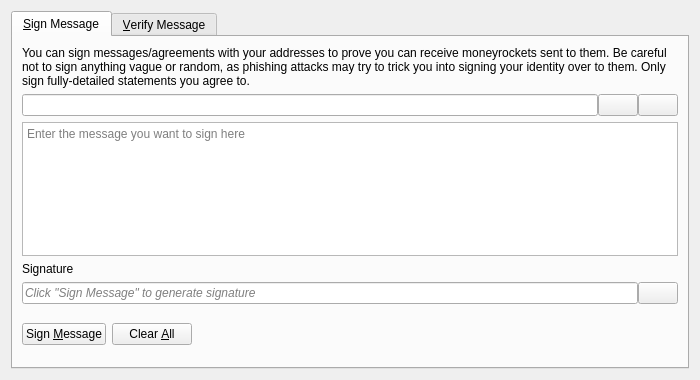
<?xml version="1.0" encoding="UTF-8"?>
<ui version="4.0">
 <class>SignVerifyMessageDialog</class>
 <widget class="QDialog" name="SignVerifyMessageDialog">
  <property name="geometry">
   <rect>
    <x>0</x>
    <y>0</y>
    <width>700</width>
    <height>380</height>
   </rect>
  </property>
  <property name="windowTitle">
   <string>Signatures - Sign / Verify a Message</string>
  </property>
  <property name="modal">
   <bool>true</bool>
  </property>
  <layout class="QVBoxLayout" name="verticalLayout">
   <item>
    <widget class="QTabWidget" name="tabWidget">
     <property name="currentIndex">
      <number>0</number>
     </property>
     <widget class="QWidget" name="tabSignMessage">
      <attribute name="title">
       <string>&amp;Sign Message</string>
      </attribute>
      <layout class="QVBoxLayout" name="verticalLayout_SM">
       <item>
        <widget class="QLabel" name="infoLabel_SM">
         <property name="text">
          <string>You can sign messages/agreements with your addresses to prove you can receive moneyrockets sent to them. Be careful not to sign anything vague or random, as phishing attacks may try to trick you into signing your identity over to them. Only sign fully-detailed statements you agree to.</string>
         </property>
         <property name="textFormat">
          <enum>Qt::PlainText</enum>
         </property>
         <property name="wordWrap">
          <bool>true</bool>
         </property>
        </widget>
       </item>
       <item>
        <layout class="QHBoxLayout" name="horizontalLayout_1_SM">
         <property name="spacing">
          <number>0</number>
         </property>
         <item>
          <widget class="QValidatedLineEdit" name="addressIn_SM">
           <property name="toolTip">
            <string>The Moneyrocket address to sign the message with</string>
           </property>
          </widget>
         </item>
         <item>
          <widget class="QPushButton" name="addressBookButton_SM">
           <property name="toolTip">
            <string>Choose previously used address</string>
           </property>
           <property name="text">
            <string/>
           </property>
           <property name="icon">
            <iconset resource="../moneyrocket.qrc">
             <normaloff>:/icons/address-book</normaloff>:/icons/address-book</iconset>
           </property>
           <property name="shortcut">
            <string>Alt+A</string>
           </property>
           <property name="autoDefault">
            <bool>false</bool>
           </property>
          </widget>
         </item>
         <item>
          <widget class="QPushButton" name="pasteButton_SM">
           <property name="toolTip">
            <string>Paste address from clipboard</string>
           </property>
           <property name="text">
            <string/>
           </property>
           <property name="icon">
            <iconset resource="../moneyrocket.qrc">
             <normaloff>:/icons/editpaste</normaloff>:/icons/editpaste</iconset>
           </property>
           <property name="shortcut">
            <string>Alt+P</string>
           </property>
           <property name="autoDefault">
            <bool>false</bool>
           </property>
          </widget>
         </item>
        </layout>
       </item>
       <item>
        <widget class="QPlainTextEdit" name="messageIn_SM">
         <property name="toolTip">
          <string>Enter the message you want to sign here</string>
         </property>
         <property name="placeholderText">
          <string>Enter the message you want to sign here</string>
         </property>
        </widget>
       </item>
       <item>
        <widget class="QLabel" name="signatureLabel_SM">
         <property name="text">
          <string>Signature</string>
         </property>
         <property name="textFormat">
          <enum>Qt::PlainText</enum>
         </property>
        </widget>
       </item>
       <item>
        <layout class="QHBoxLayout" name="horizontalLayout_2_SM">
         <property name="spacing">
          <number>0</number>
         </property>
         <item>
          <widget class="QLineEdit" name="signatureOut_SM">
           <property name="placeholderText">
            <string>Click "Sign Message" to generate signature</string>
           </property>
           <property name="font">
            <font>
             <italic>true</italic>
            </font>
           </property>
           <property name="readOnly">
            <bool>true</bool>
           </property>
          </widget>
         </item>
         <item>
          <widget class="QPushButton" name="copySignatureButton_SM">
           <property name="toolTip">
            <string>Copy the current signature to the system clipboard</string>
           </property>
           <property name="text">
            <string/>
           </property>
           <property name="icon">
            <iconset resource="../moneyrocket.qrc">
             <normaloff>:/icons/editcopy</normaloff>:/icons/editcopy</iconset>
           </property>
           <property name="autoDefault">
            <bool>false</bool>
           </property>
          </widget>
         </item>
        </layout>
       </item>
       <item>
        <layout class="QHBoxLayout" name="horizontalLayout_3_SM">
         <item>
          <widget class="QPushButton" name="signMessageButton_SM">
           <property name="toolTip">
            <string>Sign the message to prove you own this Moneyrocket address</string>
           </property>
           <property name="text">
            <string>Sign &amp;Message</string>
           </property>
           <property name="icon">
            <iconset resource="../moneyrocket.qrc">
             <normaloff>:/icons/edit</normaloff>:/icons/edit</iconset>
           </property>
           <property name="autoDefault">
            <bool>false</bool>
           </property>
          </widget>
         </item>
         <item>
          <widget class="QPushButton" name="clearButton_SM">
           <property name="toolTip">
            <string>Reset all sign message fields</string>
           </property>
           <property name="text">
            <string>Clear &amp;All</string>
           </property>
           <property name="icon">
            <iconset resource="../moneyrocket.qrc">
             <normaloff>:/icons/remove</normaloff>:/icons/remove</iconset>
           </property>
           <property name="autoDefault">
            <bool>false</bool>
           </property>
          </widget>
         </item>
         <item>
          <spacer name="horizontalSpacer_1_SM">
           <property name="orientation">
            <enum>Qt::Horizontal</enum>
           </property>
           <property name="sizeHint" stdset="0">
            <size>
             <width>40</width>
             <height>48</height>
            </size>
           </property>
          </spacer>
         </item>
         <item>
          <widget class="QLabel" name="statusLabel_SM">
           <property name="font">
            <font>
             <weight>75</weight>
             <bold>true</bold>
            </font>
           </property>
           <property name="text">
            <string/>
           </property>
           <property name="wordWrap">
            <bool>true</bool>
           </property>
          </widget>
         </item>
         <item>
          <spacer name="horizontalSpacer_2_SM">
           <property name="orientation">
            <enum>Qt::Horizontal</enum>
           </property>
           <property name="sizeHint" stdset="0">
            <size>
             <width>40</width>
             <height>48</height>
            </size>
           </property>
          </spacer>
         </item>
        </layout>
       </item>
      </layout>
     </widget>
     <widget class="QWidget" name="tabVerifyMessage">
      <attribute name="title">
       <string>&amp;Verify Message</string>
      </attribute>
      <layout class="QVBoxLayout" name="verticalLayout_VM">
       <item>
        <widget class="QLabel" name="infoLabel_VM">
         <property name="text">
          <string>Enter the receiver's address, message (ensure you copy line breaks, spaces, tabs, etc. exactly) and signature below to verify the message. Be careful not to read more into the signature than what is in the signed message itself, to avoid being tricked by a man-in-the-middle attack. Note that this only proves the signing party receives with the address, it cannot prove sendership of any transaction!</string>
         </property>
         <property name="textFormat">
          <enum>Qt::PlainText</enum>
         </property>
         <property name="alignment">
          <set>Qt::AlignLeading|Qt::AlignLeft|Qt::AlignTop</set>
         </property>
         <property name="wordWrap">
          <bool>true</bool>
         </property>
        </widget>
       </item>
       <item>
        <layout class="QHBoxLayout" name="horizontalLayout_1_VM">
         <property name="spacing">
          <number>0</number>
         </property>
         <item>
          <widget class="QValidatedLineEdit" name="addressIn_VM">
           <property name="toolTip">
            <string>The Moneyrocket address the message was signed with</string>
           </property>
          </widget>
         </item>
         <item>
          <widget class="QPushButton" name="addressBookButton_VM">
           <property name="toolTip">
            <string>Choose previously used address</string>
           </property>
           <property name="text">
            <string/>
           </property>
           <property name="icon">
            <iconset resource="../moneyrocket.qrc">
             <normaloff>:/icons/address-book</normaloff>:/icons/address-book</iconset>
           </property>
           <property name="shortcut">
            <string>Alt+A</string>
           </property>
           <property name="autoDefault">
            <bool>false</bool>
           </property>
          </widget>
         </item>
        </layout>
       </item>
       <item>
        <widget class="QPlainTextEdit" name="messageIn_VM">
          <property name="toolTip">
            <string>The signed message to verify</string>
          </property>
          <property name="placeholderText">
            <string>The signed message to verify</string>
          </property>
        </widget>
       </item>
       <item>
        <widget class="QValidatedLineEdit" name="signatureIn_VM">
          <property name="toolTip">
            <string>The signature given when the message was signed</string>
          </property>
          <property name="placeholderText">
            <string>The signature given when the message was signed</string>
          </property>
        </widget>
       </item>
       <item>
        <layout class="QHBoxLayout" name="horizontalLayout_2_VM">
         <item>
          <widget class="QPushButton" name="verifyMessageButton_VM">
           <property name="toolTip">
            <string>Verify the message to ensure it was signed with the specified Moneyrocket address</string>
           </property>
           <property name="text">
            <string>Verify &amp;Message</string>
           </property>
           <property name="icon">
            <iconset resource="../moneyrocket.qrc">
             <normaloff>:/icons/transaction_0</normaloff>:/icons/transaction_0</iconset>
           </property>
           <property name="autoDefault">
            <bool>false</bool>
           </property>
          </widget>
         </item>
         <item>
          <widget class="QPushButton" name="clearButton_VM">
           <property name="toolTip">
            <string>Reset all verify message fields</string>
           </property>
           <property name="text">
            <string>Clear &amp;All</string>
           </property>
           <property name="icon">
            <iconset resource="../moneyrocket.qrc">
             <normaloff>:/icons/remove</normaloff>:/icons/remove</iconset>
           </property>
           <property name="autoDefault">
            <bool>false</bool>
           </property>
          </widget>
         </item>
         <item>
          <spacer name="horizontalSpacer_1_VM">
           <property name="orientation">
            <enum>Qt::Horizontal</enum>
           </property>
           <property name="sizeHint" stdset="0">
            <size>
             <width>40</width>
             <height>48</height>
            </size>
           </property>
          </spacer>
         </item>
         <item>
          <widget class="QLabel" name="statusLabel_VM">
           <property name="font">
            <font>
             <weight>75</weight>
             <bold>true</bold>
            </font>
           </property>
           <property name="text">
            <string/>
           </property>
           <property name="wordWrap">
            <bool>true</bool>
           </property>
          </widget>
         </item>
         <item>
          <spacer name="horizontalSpacer_2_VM">
           <property name="orientation">
            <enum>Qt::Horizontal</enum>
           </property>
           <property name="sizeHint" stdset="0">
            <size>
             <width>40</width>
             <height>48</height>
            </size>
           </property>
          </spacer>
         </item>
        </layout>
       </item>
      </layout>
     </widget>
    </widget>
   </item>
  </layout>
 </widget>
 <customwidgets>
  <customwidget>
   <class>QValidatedLineEdit</class>
   <extends>QLineEdit</extends>
   <header>qt/qvalidatedlineedit.h</header>
  </customwidget>
 </customwidgets>
 <resources>
  <include location="../moneyrocket.qrc"/>
 </resources>
 <connections/>
</ui>
